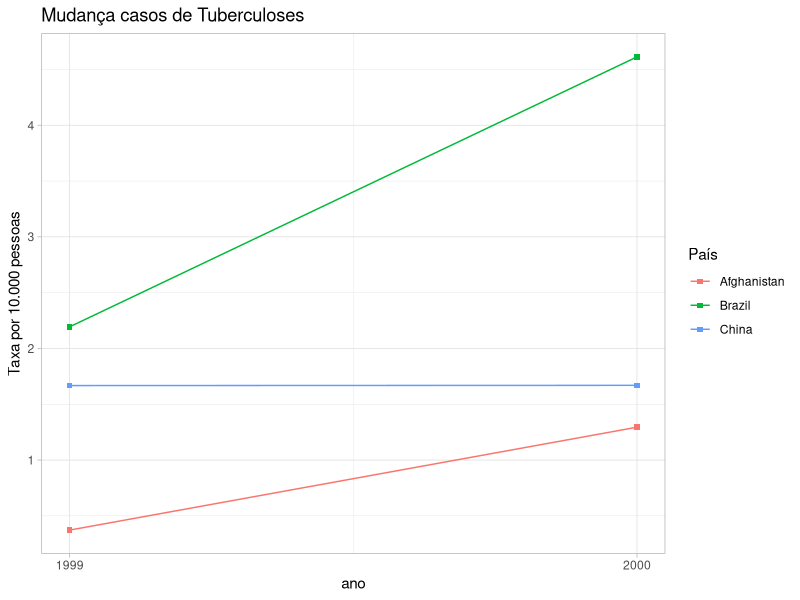

Write the R code that produced this figure.
## ---- chunk 1
knitr::opts_chunk$set(message = FALSE, warning = FALSE)
## ---- chunk 2
library(tidyverse)

## ---- chunk 3
tidyr::table1 %>%
  knitr::kable(caption = "Table 1. Tidy format")
## ---- chunk 4
tidyr::table2 %>%
  knitr::kable(caption = "Table 2. Not tidy format")
## ---- chunk 5
tidyr::table3 %>%
  knitr::kable(caption = "Table 3. Not tidy format") 
## ---- chunk 6
tidyr::table4a %>%
  knitr::kable(caption = "Table 4a. Not tidy format") 
## ---- chunk 7
tidyr::table4b %>%
  knitr::kable(caption = "Table 4b. Not tidy format") 
## ---- chunk 8
taxas <- with(tidyr::table1, cases / population * 10000)
taxas
## ---- chunk 9
tidyr::table1 %>% dplyr::group_by(year) %>% 
  dplyr::summarise(total_cases = sum(cases))
## ---- chunk 10
tidyr::table1 %>% 
  dplyr::group_by(country) %>% 
  dplyr::summarise(total_cases = sum(cases))
## ---- chunk 11
tidyr::table1 %>% dplyr::select(-population)
## ---- chunk 12
tidyr::table1 %>% 
  dplyr::mutate(taxas = cases / population * 10000)  %>% 
  ggplot2::ggplot(ggplot2::aes(year, taxas, group = country)) +
  ggplot2::geom_line(ggplot2::aes(color = country)) + 
  ggplot2::geom_point(ggplot2::aes(color = country), shape = 15) +
  ggplot2::scale_x_continuous(breaks = c(1999, 2000)) +
  ggplot2::labs(title = "Mudança casos de Tuberculoses", x = "ano",
                y = "Taxa por 10.000 pessoas") +
  ggplot2::scale_color_discrete("País") +
  ggplot2::theme_light()

## ---- chunk 13
table2 %>% tidyr::pivot_wider(id_cols = c("country", "year"), 
                              names_from = type, values_from = count) %>% 
  dplyr::mutate(taxas = cases / population * 10000) %>% 
  knitr::kable(caption = "Formato tidy")

## ---- chunk 14
library(magrittr)

table4a %<>% tidyr::pivot_longer(cols = c("1999", "2000"), names_to = "year", 
                                values_to = "cases", values_transform = as.integer)

table4b %<>% tidyr::pivot_longer(cols = c("1999", "2000"), names_to = "year", 
                                values_to = "population", values_transform = as.integer)

table_ab <- dplyr::inner_join(table4a, table4b, by = c("country", "year"))
table_ab %>% knitr::kable(caption = "Inner join")

## ---- chunk 15
table3 %>% 
  tidyr::separate(col = rate, into = c("cases", "population"), 
                  sep = "/", convert = TRUE) %>% 
  knitr::kable(caption = "Formato tidy")

